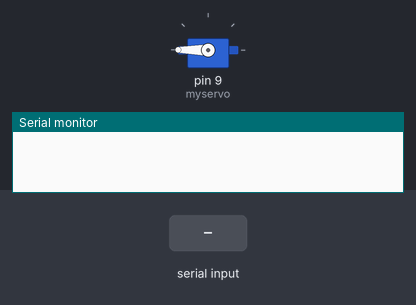
This sketch was run on a simulated Arduino Uno, built with avr-gcc and run on an emulated ATmega328P. Parts: servo, the last lines printed to the serial monitor. The test bench sets the inputs (shaded band).

Above: at 1.1 s.
At 4.2 s:
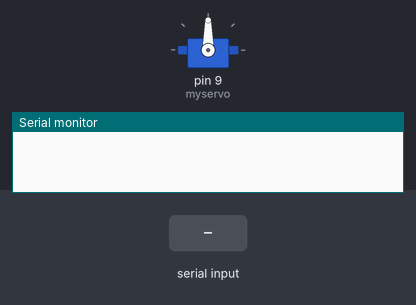
4.3 s: "90,45\n" received over Serial
At 4.7 s:
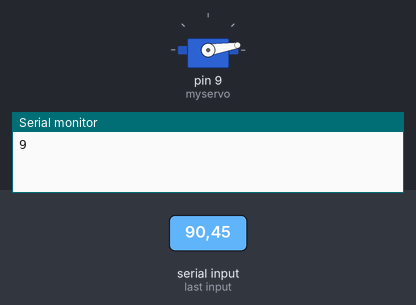
Timing chart, 0 to 10.8 s (numbered marks = the images above; inputs shaded):
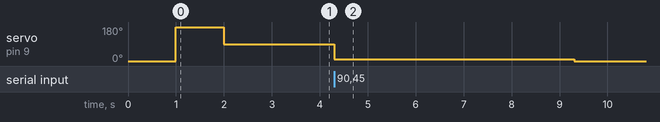

The sketch:

PythonTalk.ino
```cpp
#include <Servo.h>

int angle;
Servo myservo;  // create servo object to control a servo

// twelve servo objects can be created on most boards


int pos = 0;    // variable to store the servo position


void setup() {
  Serial.begin(6969);
  Serial.setTimeout(1);
  myservo.attach(9);  // attaches the servo on pin 9 to the servo object
  myservo.write(0);
  delay(1000);
  myservo.write(180);
  delay(1000);
  myservo.write(90);
  delay(1000);

}


void loop() {

  while (!Serial.available());
  angle = Serial.readString().toInt();
  Serial.print(angle);

  myservo.write(angle);
  delay(5000);

}
```

Measured:
- after the input at 4.3 s, servo on pin 9 (myservo): 90° → 9° at once, → 0° 5.0 s later
